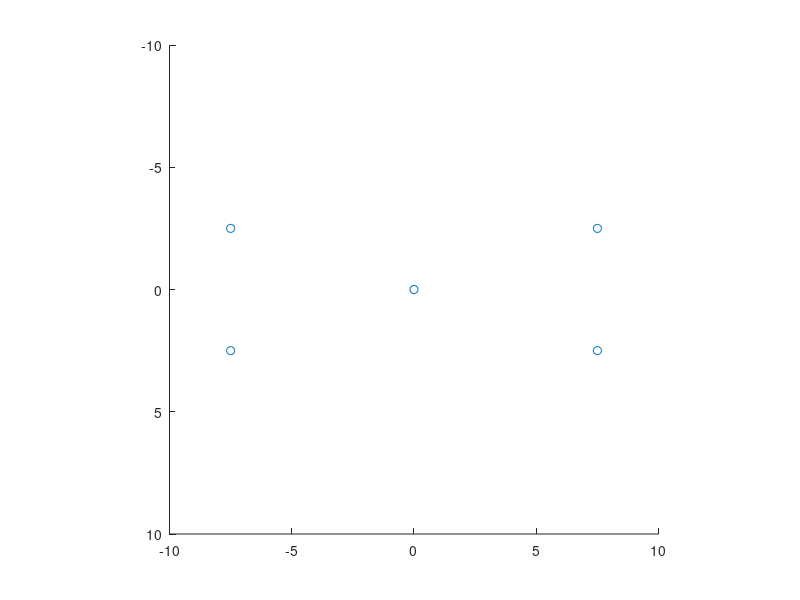

Reproduce this figure in MATLAB.
width = 15;
height = 5;

half_width = width * 0.5;
half_height = height * 0.5;

#rotation = pi/3;
rotation = 0;

x_traversel_cos = cos(rotation) * half_width;
x_traversel_sin = sin(rotation) * half_width;

y_traversel_cos = cos(rotation + (pi/2)) * half_height;
y_traversel_sin = sin(rotation + (pi/2)) * half_height;

# top-left
x0 = -x_traversel_cos + y_traversel_cos
y0 =  x_traversel_sin - y_traversel_sin

# top-right
x1 =  x_traversel_cos + y_traversel_cos
y1 = -x_traversel_sin - y_traversel_sin

# bottom-right
x2 =  x_traversel_cos - y_traversel_cos
y2 = -x_traversel_sin + y_traversel_sin

# bottom-left
x3 = -x_traversel_cos - y_traversel_cos
y3 =  x_traversel_sin + y_traversel_sin


x_zero = 0
y_zero = 0


x_axis = [x_zero, x0, x1, x2, x3];
y_axis = [y_zero, y0, y1, y2, y3];

scatter(x_axis, y_axis);
axis equal;
axis([-10 10 -10 10]);
set (gca (), "ydir", "reverse")
